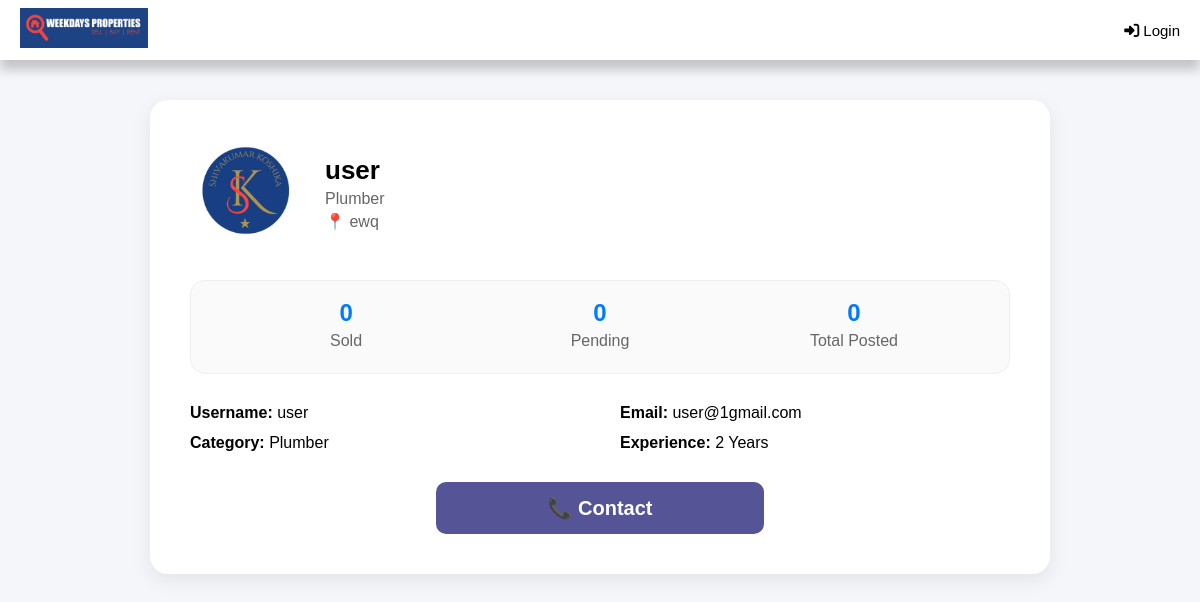
The page /user/2/ on the database its author committed.
### prop/models.py (models this page shows, shortened)
class User(AbstractUser):
    phone = models.CharField(max_length=15, unique=True, null=True, blank=True)
    email = models.EmailField(unique=True)
    category = models.CharField(max_length=100, null=True, blank=True)
    role = models.CharField(max_length=20, choices=Role.choices, default=Role.PROFESSIONAL)
    plan_type = models.CharField(max_length=30, choices=PlanType.choices, null=True, blank=True)
    description = models.TextField(null=True, blank=True)
    location = models.CharField(max_length=255, null=True, blank=True)
    experience = models.IntegerField(null=True, blank=True)
    user_referral_code = models.CharField(max_length=50, null=True, blank=True, unique=True, help_text="This user's own unique referral code.")
    referred_by_code = models.CharField(max_length=50, null=True, blank=True, help_text="The referral code used by the user during registration.")
    deals = models.CharField(max_length=255, null=True, blank=True)
    radius = models.IntegerField(null=True, blank=True, default=5)
    profile_image_path = models.ImageField(upload_to='profile_images/', default='images/Default_profile_picture.jpeg', null=True, blank=True)
    company_logo_path = models.ImageField(upload_to='company_logos/', null=True, blank=True)
    company_wallpaper_path = models.ImageField(upload_to='company_wallpapers/', null=True, blank=True)
    company_name = models.CharField(max_length=255, null=True, blank=True)
    address = models.CharField(max_length=255, null=True, blank=True)
    logo_url = models.CharField(max_length=255, null=True, blank=True)
    click = models.BigIntegerField(default=0)
    leads = models.BigIntegerField(default=0)
    total_projects = models.IntegerField(null=True, blank=True)
    ongoing_projects = models.IntegerField(null=True, blank=True)
    completed_projects = models.IntegerField(null=True, blank=True)
    contact_number = models.CharField(max_length=15, null=True, blank=True)
    selected_duration = models.IntegerField(default=1)
    created_at = models.DateTimeField(default=timezone.now)
    updated_at = models.DateTimeField(auto_now=True)
    company_subscription_start_date = models.DateField(null=True, blank=True)
    company_subscription_end_date = models.DateField(null=True, blank=True)
    marketer_subscription_start_date = models.DateField(null=True, blank=True)
    marketer_subscription_end_date = models.DateField(null=True, blank=True)
    professionals_subscription_start_date = models.DateField(null=True, blank=True)
    professionals_subscription_end_date = models.DateField(null=True, blank=True)
    company_subscription_type = models.CharField(
        max_length=50,
        choices=CompanySubscriptionType.choices,
        null=True,
        blank=True
    )
    marketing_subscription_type = models.CharField(
        max_length=50,
        choices=MarketingSubscriptionType.choices,
        null=True,
        blank=True
    )
    professionals_subscription_type = models.CharField(
        max_length=50,
        choices=MarketingSubscriptionType.choices,
        null=True,
        blank=True
    )

### prop/views.py (the view)
# urls.py: path('user/<int:user_id>/', views.user_detail, name='user_detail'),
def user_detail(request, user_id):
    user = get_object_or_404(User, id=user_id)
    qs = AddPropertyModel.objects.filter(user=user)
    total_count = qs.count()
    sold_count = qs.filter(is_notSold=True).count()
    pending_count = qs.filter(is_notSold=False).count()
    return render(request, "user_detail.html", {
        "u": user,
        "sold": sold_count,
        "pending": pending_count,
        "total": total_count,
    })

### templates/user_detail.html (shortened to what this page needs)
{% load static %}
<!DOCTYPE html>
<html lang="en">
<head>
</head>
<body>
    {% include 'NavBar.html' %}
    <div class="profile-wrapper">
        <div class="profile-card">
            <div class="top-row">
                <img src="{{ u.profile_image_path.url }}" class="profile-photo" />
                <div class="user-basic">
                    <h2>{{ u.username }}</h2>
                    <p>{{ u.category }}</p>
                    <p class="location">📍 {{ u.location }}</p>
                </div>
            </div>
            <div class="stats-box">
                <div class="stat-item">
                    <h3>{{ sold }}</h3>
                    <p>Sold</p>
                </div>
                <div class="stat-item">
                    <h3>{{ pending }}</h3>
                    <p>Pending</p>
                </div>
                <div class="stat-item">
                    <h3>{{ total }}</h3>
                    <p>Total Posted</p>
                </div>
            </div>
            <div class="info-grid">
                <p><strong>Username:</strong> {{ u.username }}</p>
                <p><strong>Email:</strong> {{ u.email }}</p>
                <p><strong>Category:</strong> {{ u.category }}</p>
                <p><strong>Experience:</strong> {{ u.experience }} Years</p>
            </div>
            <a href="tel:{{ u.contact_number }}" class="call-btn">📞 Contact</a>
        </div>
    </div>
</body>
</html>

### static/css/navbar.css (style rules this page uses)
* { margin: 0; padding: 0; box-sizing: border-box; font-family: Arial, sans-serif; }

### templates/user_detail.html (style rules this page uses)
body { background: #f5f6fa; font-family: "Poppins", sans-serif; margin: 0; }
.profile-wrapper { width: 95%; max-width: 900px; margin: 40px auto; margin-top: 100px; }
.profile-card { background: #ffffff; border-radius: 18px; padding: 40px; box-shadow: 0 6px 20px rgba(0, 0, 0, 0.08); }
.top-row { display: flex; align-items: center; gap: 25px; }
.profile-photo { width: 110px; height: 110px; border-radius: 50%; object-fit: cover; }
.user-basic h2 { font-size: 26px; margin: 0; }
.user-basic p { margin: 4px 0; color: #666; }
.location { display: flex; align-items: center; gap: 6px; color: #ff4d6d; font-weight: 500; }
.stats-box { display: flex; justify-content: space-between; padding: 18px 30px; background: #fafafa; border-radius: 15px; margin: 30px 0; border: 1px solid #eee; }
.stat-item { width: 33%; text-align: center; }
.stat-item h3 { font-size: 24px; margin: 0; color: #007bff; }
.stat-item p { margin: 5px 0; color: #666; }
.info-grid { display: grid; grid-template-columns: 1fr 1fr; column-gap: 40px; row-gap: 12px; margin-top: 20px; }
.info-grid p { font-size: 16px; margin: 0; }
.call-btn { display: block; width: 40%; margin: 30px auto 0 auto; padding: 14px; text-align: center; background: rgb(84, 84, 151); color: white; font-size: 20px; font-weight: bold; border-radius: 10px; text-decoration: none; transition: 0.3s; }

### rows shown on the page
User: profile_image_path (picture), username "user", category "Plumber", location "ewq", email "user@1gmail.com", experience "2"

### other values the page prints
{{ sold }} "0"
{{ pending }} "0"
{{ total }} "0"
